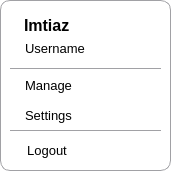
  <widget class="QFrame" name="frame_menu">
   <property name="geometry">
    <rect>
     <x>1410</x>
     <y>260</y>
     <width>171</width>
     <height>171</height>
    </rect>
   </property>
   <property name="styleSheet">
    <string notr="true">background: white;
border-radius: 10px;
border: 1px solid #a1a1a5;</string>
   </property>
   <property name="frameShape">
    <enum>QFrame::StyledPanel</enum>
   </property>
   <property name="frameShadow">
    <enum>QFrame::Raised</enum>
   </property>
   <widget class="QLabel" name="label_name">
    <property name="geometry">
     <rect>
      <x>0</x>
      <y>10</y>
      <width>171</width>
      <height>31</height>
     </rect>
    </property>
    <property name="font">
     <font>
      <family>Segoe UI</family>
      <pointsize>12</pointsize>
      <weight>75</weight>
      <bold>true</bold>
     </font>
    </property>
    <property name="styleSheet">
     <string notr="true">border:none;
background:none;
border-radius:none;
padding-left:20px;</string>
    </property>
    <property name="text">
     <string>Imtiaz</string>
    </property>
   </widget>
   <widget class="QLabel" name="label_username">
    <property name="geometry">
     <rect>
      <x>10</x>
      <y>28</y>
      <width>151</width>
      <height>41</height>
     </rect>
    </property>
    <property name="font">
     <font>
      <family>Segoe UI</family>
      <pointsize>10</pointsize>
     </font>
    </property>
    <property name="styleSheet">
     <string notr="true">border:none;
border-bottom: 1px solid #a1a1a5;
background:none;
border-radius:none;
padding-left:12px;</string>
    </property>
    <property name="text">
     <string>Username</string>
    </property>
   </widget>
   <widget class="QPushButton" name="pushButton_logout">
    <property name="geometry">
     <rect>
      <x>-1</x>
      <y>130</y>
      <width>171</width>
      <height>41</height>
     </rect>
    </property>
    <property name="font">
     <font>
      <family>Segoe UI</family>
      <pointsize>10</pointsize>
     </font>
    </property>
    <property name="cursor">
     <cursorShape>PointingHandCursor</cursorShape>
    </property>
    <property name="focusPolicy">
     <enum>Qt::NoFocus</enum>
    </property>
    <property name="styleSheet">
     <string notr="true">padding-right: 75px;
border:none;
background:none;
border-radius:none;</string>
    </property>
    <property name="text">
     <string>Logout</string>
    </property>
   </widget>
   <widget class="QPushButton" name="pushButton_sett">
    <property name="geometry">
     <rect>
      <x>10</x>
      <y>100</y>
      <width>151</width>
      <height>31</height>
     </rect>
    </property>
    <property name="font">
     <font>
      <family>Segoe UI</family>
      <pointsize>10</pointsize>
     </font>
    </property>
    <property name="cursor">
     <cursorShape>PointingHandCursor</cursorShape>
    </property>
    <property name="focusPolicy">
     <enum>Qt::NoFocus</enum>
    </property>
    <property name="styleSheet">
     <string notr="true">border:none;
border-bottom: 1px solid #a1a1a5;
background:none;
border-radius:none;
padding-right:74px;</string>
    </property>
    <property name="text">
     <string>Settings</string>
    </property>
   </widget>
   <widget class="QPushButton" name="pushButton_mdash">
    <property name="geometry">
     <rect>
      <x>0</x>
      <y>10</y>
      <width>171</width>
      <height>51</height>
     </rect>
    </property>
    <property name="font">
     <font>
      <family>Segoe UI</family>
     </font>
    </property>
    <property name="cursor">
     <cursorShape>PointingHandCursor</cursorShape>
    </property>
    <property name="focusPolicy">
     <enum>Qt::NoFocus</enum>
    </property>
    <property name="styleSheet">
     <string notr="true">border:none;
background:none;</string>
    </property>
    <property name="text">
     <string/>
    </property>
   </widget>
   <widget class="QPushButton" name="pushButton_manage_user">
    <property name="geometry">
     <rect>
      <x>10</x>
      <y>70</y>
      <width>151</width>
      <height>31</height>
     </rect>
    </property>
    <property name="font">
     <font>
      <family>Segoe UI</family>
      <pointsize>10</pointsize>
     </font>
    </property>
    <property name="cursor">
     <cursorShape>PointingHandCursor</cursorShape>
    </property>
    <property name="focusPolicy">
     <enum>Qt::NoFocus</enum>
    </property>
    <property name="styleSheet">
     <string notr="true">border:none;
background:none;
border-radius:none;
padding-right:74px;</string>
    </property>
    <property name="text">
     <string>Manage</string>
    </property>
   </widget>
  </widget>
